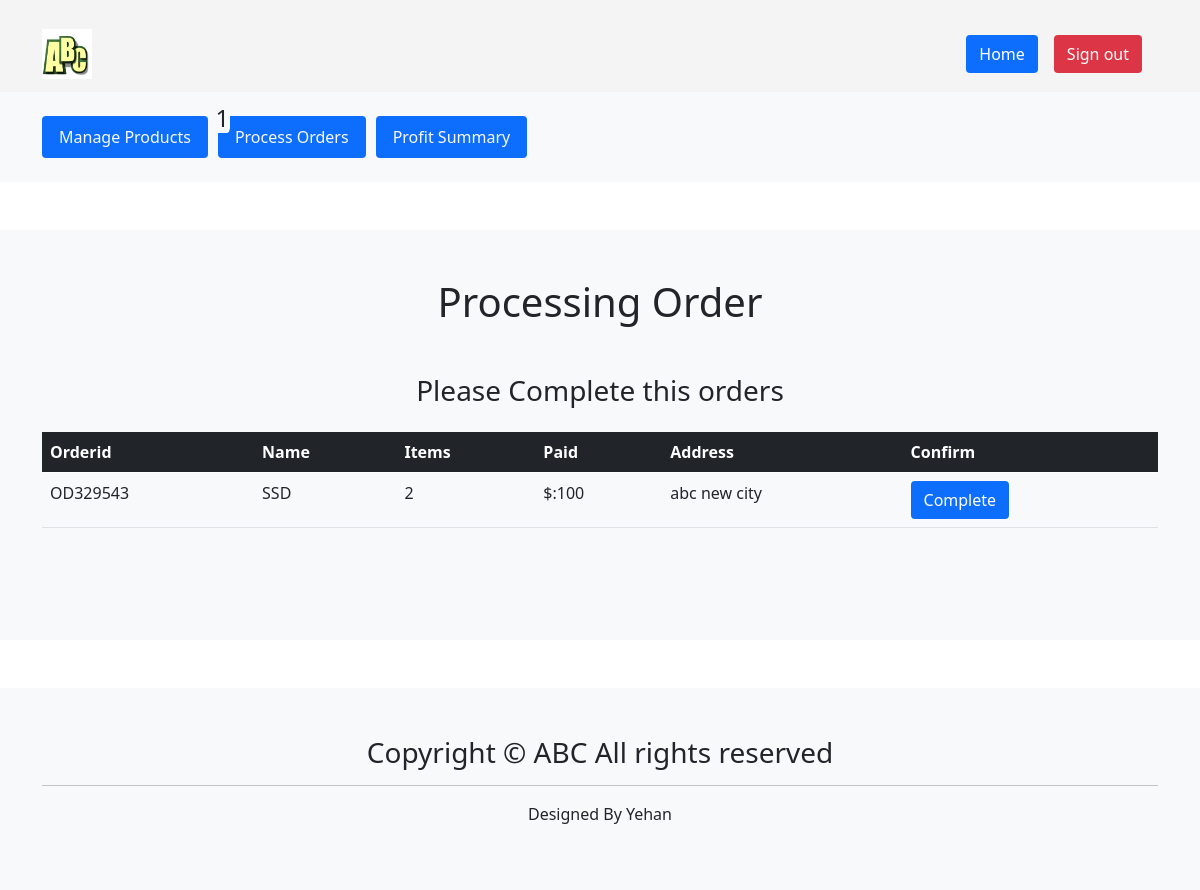
/process.php (signed in), run on the app's committed database.
### tables this page shows
CREATE TABLE IF NOT EXISTS `orders` (
  `no` int(11) NOT NULL AUTO_INCREMENT,
  `name` varchar(255) NOT NULL,
  `type` varchar(255) NOT NULL,
  `price` int(11) NOT NULL,
  `amount` int(11) NOT NULL,
  `orderid` varchar(255) NOT NULL,
  `username` varchar(255) NOT NULL,
  `result` varchar(255) NOT NULL,
  `address` varchar(255) NOT NULL,
  PRIMARY KEY (`no`)
);

### mvc/connection.php (called while the page is built)
<?php
  class dbh{
      public function connect(){
             $conn = new  mysqli('us-cdbr-east-05.cleardb.net','b508431eda64a9','210f4d35','heroku_89ee6a8298b9218')or die("error in db ");
            return $conn;
      }
  }
?>

### mvc/model.php (called while the page is built, shortened)
<?php
   include_once 'connection.php';
 Class Order extends dbh{
        public function viewAll($res){
            $sql="SELECT * FROM orders WHERE result='$res'";
            $result=$this->connect()->query($sql);
            return $result;
        }
 }
?>

### mvc/controller.php (called while the page is built, shortened)
<?php
   include_once 'model.php';
   class orderView extends Order{
       public function veiwAllOrders($res){
          $result= $this->viewAll($res);
          return $result;
       }
   }
?>

### process.php (the view, shortened to what this page needs)
<?php
   include 'mvc/connection.php';
   include 'mvc/model.php';
   include 'mvc/controller.php';
?>
<!DOCTYPE html>
<html lang="en">
<head>
    <link href="https://cdn.jsdelivr.net/npm/bootstrap@5.0.2/dist/css/bootstrap.min.css" rel="stylesheet">
    <link rel="stylesheet" href="https://cdnjs.cloudflare.com/ajax/libs/font-awesome/5.15.3/css/all.min.css"/>
    <link rel="stylesheet" type="text/css" href="css/style.css">
</head>
<body>
      <header class="header  pt-3" id="header">
        <nav class="navbar navbar-expand-lg navbar-light" id='navbar'>
          <div class="container">
              <a href="#" class="navbar-brand lead text-light"><img src="icons/logo.gif" class="img-fluid logo" alt="Logo Img"></a>
              <ul class="navbar-nav flex-row px-3">
                <li class="nav-item me-3">
                    <a class="btn bg-primary text-white" href="adminHome.php">Home</a>
                  </li>
                <li class="nav-item">
                <form action="<?php echo htmlspecialchars($_SERVER["PHP_SELF"]);?>" method="post">
                    <button type="submit" class="btn bg-danger text-white" name="logout">Sign out</button>
                  </form>
                </li>
              </ul>
          </div>
        </nav>
        <nav class="navbar navbar-expand-lg bg-light navbar-light">
          <div class="second-nav container">
                <div class="collapse navbar-collapse" id="togglenav">
                <ul style="gap:10px;" class="navbar-nav justify-content-start w-100 align-items-center">
                      <li class="nav-item my-3 ">
                        <a class="nav-link px-3 btn nav-btn bg-primary  text-light "  aria-current="page" href="manage.php">Manage Products</a>
                      </li>
                      <li class="nav-item position-relative ">
                        <a class="nav-link px-3 btn nav-btn  bg-primary  text-light " aria-current="page" href="process.php">Process Orders</a>
                        <h4 style="border-radius:20%; width:10%; left:-.1em; top:-0.5em;" class="position-absolute number bg-light">
                                <?php
                              $order= new orderView();
                              $amt=0;
                              $result= $order->veiwAllOrders('paid');
                                while($row=$result->fetch_assoc()){?>
                                <?php
                                $amt++;
                                ?>
                          <?php
                          }
                          if($amt!=null)
                          echo $amt;
                          ?>
                        </h4>
                      </li>
                      <li class="nav-item my-3 ">
                          <a class="nav-link px-3 btn nav-btn bg-primary text-light"  aria-current="page" href="summary.php">Profit Summary</a>
                        </li>
                  </ul>
              </div>
            </div>
      </nav>
    </header>
    <main class="dashboard my-5 py-5 bg-light">
        <div class="container">
           <h1 class="text-center">Processing Order</h1>
           <div class="row my-5">
                <div class="column   flex-grow-1 d-flex flex-wrap justify-content-around col-md-10  bg-light table-responsive">
                <h3 class="text-center mb-4 ">Please Complete this orders</h3>
                <table class="table   table-responsive w-100">
                    <thead class="bg-dark text-white w-100">
                      <tr>
                         <th>Orderid</th>
                         <th>Name</th>
                         <th>Items</th>
                         <th>Paid</th>
                         <th>Address</th>
                         <th>Confirm</th>
                      </tr>
                    </thead>
                    <tbody>
                    <?php
                          $order= new orderView();
                          $result= $order->veiwAllOrders('paid');
                            while($row=$result->fetch_assoc()){?>
                            <tr class="">
                            <td><?php echo $row['orderid'];?></td>
                              <td><?php echo $row['name'];?></td>
                              <td><?php echo $row['amount'];?></td>
                              <td>$:<?php echo $row['price'];?></td>
                              <td><?php echo $row['address'];?></td>
                              <td>
                                <button class="btn bg-primary text-white" data-bs-toggle="modal" data-bs-target="#confirmModel" id="completeBtn">Complete</button>
                              </td>
                          </tr>
                      <?php
                      }
                      ?>
                    </tbody>
                  </table>
                </div>
             </div>
           </div>
    </main>
     <footer class="footer bg-light text-dark mt-auto py-5 px-3 ">
      <div class="container">
          <h3 class="text-center">Copyright © ABC All rights reserved</h3>
          <hr>
          <p class="text-center">Designed By Yehan</p>
      </div>
    </footer>
</body>
</html>

### css/style.css (style rules this page uses)
html { scroll-behavior: smooth; }
body { display: flex; flex-direction: column; min-height: 100vh; }
.header { background-color: #f4f4f4; }
.header .nav-btn { background: #3656f5; }
.header .logo { width: 50px; height: 50px; background: #111; }
.dashboard .column { border-radius: 1em; }

### data on the page
orders: orderid "OD329543", name "SSD", amount "2", price "100", address "abc new city"

### other printed values
$amt "1"
